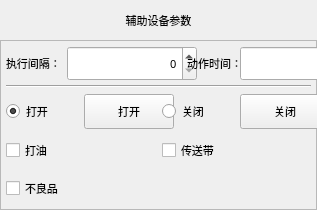
<?xml version="1.0" encoding="UTF-8"?>
<ui version="4.0">
 <class>FormActAssist</class>
 <widget class="QWidget" name="FormActAssist">
  <property name="geometry">
   <rect>
    <x>0</x>
    <y>0</y>
    <width>317</width>
    <height>210</height>
   </rect>
  </property>
  <property name="minimumSize">
   <size>
    <width>317</width>
    <height>170</height>
   </size>
  </property>
  <property name="maximumSize">
   <size>
    <width>317</width>
    <height>210</height>
   </size>
  </property>
  <property name="font">
   <font>
    <family>微软雅黑</family>
    <pointsize>8</pointsize>
    <weight>50</weight>
    <italic>false</italic>
    <bold>false</bold>
   </font>
  </property>
  <property name="windowTitle">
   <string notr="true">冶具组</string>
  </property>
  <property name="toolTip">
   <string notr="true"/>
  </property>
  <property name="statusTip">
   <string notr="true"/>
  </property>
  <property name="whatsThis">
   <string notr="true"/>
  </property>
  <property name="accessibleName">
   <string notr="true"/>
  </property>
  <property name="accessibleDescription">
   <string notr="true"/>
  </property>
  <property name="styleSheet">
   <string notr="true">font: 8pt &quot;微软雅黑&quot;;</string>
  </property>
  <property name="windowFilePath">
   <string notr="true"/>
  </property>
  <layout class="QVBoxLayout" name="verticalLayoutForm">
   <property name="spacing">
    <number>0</number>
   </property>
   <property name="margin">
    <number>0</number>
   </property>
   <item>
    <widget class="QLabel" name="labelParaTitle">
     <property name="sizePolicy">
      <sizepolicy hsizetype="Preferred" vsizetype="Fixed">
       <horstretch>0</horstretch>
       <verstretch>0</verstretch>
      </sizepolicy>
     </property>
     <property name="minimumSize">
      <size>
       <width>0</width>
       <height>40</height>
      </size>
     </property>
     <property name="maximumSize">
      <size>
       <width>16777215</width>
       <height>40</height>
      </size>
     </property>
     <property name="font">
      <font>
       <family>微软雅黑</family>
       <pointsize>8</pointsize>
       <weight>50</weight>
       <italic>false</italic>
       <bold>false</bold>
      </font>
     </property>
     <property name="layoutDirection">
      <enum>Qt::LeftToRight</enum>
     </property>
     <property name="styleSheet">
      <string notr="true">QLabel#labelParaTitle
{
	color: black;
	border-image: url(:/img/widget/Panel.png) 0 4 0 4;
	border-left: 4px transparent;
	border-right: 4px transparent;
}
</string>
     </property>
     <property name="text">
      <string>辅助设备参数</string>
     </property>
     <property name="alignment">
      <set>Qt::AlignCenter</set>
     </property>
     <property name="margin">
      <number>0</number>
     </property>
    </widget>
   </item>
   <item>
    <widget class="QFrame" name="frameActAssist">
     <property name="maximumSize">
      <size>
       <width>317</width>
       <height>170</height>
      </size>
     </property>
     <property name="font">
      <font>
       <family>微软雅黑</family>
       <pointsize>8</pointsize>
       <weight>50</weight>
       <italic>false</italic>
       <bold>false</bold>
      </font>
     </property>
     <property name="styleSheet">
      <string notr="true"/>
     </property>
     <property name="frameShape">
      <enum>QFrame::StyledPanel</enum>
     </property>
     <property name="frameShadow">
      <enum>QFrame::Plain</enum>
     </property>
     <layout class="QGridLayout" name="gridLayout">
      <property name="margin">
       <number>5</number>
      </property>
      <item row="0" column="0">
       <layout class="QHBoxLayout" name="horizontalLayout_3">
        <item>
         <layout class="QHBoxLayout" name="horizontalLayout_2">
          <item>
           <widget class="QLabel" name="labelInterval">
            <property name="sizePolicy">
             <sizepolicy hsizetype="Expanding" vsizetype="Preferred">
              <horstretch>0</horstretch>
              <verstretch>0</verstretch>
             </sizepolicy>
            </property>
            <property name="minimumSize">
             <size>
              <width>0</width>
              <height>35</height>
             </size>
            </property>
            <property name="maximumSize">
             <size>
              <width>16777215</width>
              <height>35</height>
             </size>
            </property>
            <property name="font">
             <font>
              <family>微软雅黑</family>
              <pointsize>8</pointsize>
              <weight>50</weight>
              <italic>false</italic>
              <bold>false</bold>
             </font>
            </property>
            <property name="text">
             <string>执行间隔：</string>
            </property>
           </widget>
          </item>
          <item>
           <widget class="xSpinBox" name="BoxInterval">
            <property name="enabled">
             <bool>true</bool>
            </property>
            <property name="sizePolicy">
             <sizepolicy hsizetype="Fixed" vsizetype="Fixed">
              <horstretch>0</horstretch>
              <verstretch>0</verstretch>
             </sizepolicy>
            </property>
            <property name="minimumSize">
             <size>
              <width>130</width>
              <height>35</height>
             </size>
            </property>
            <property name="maximumSize">
             <size>
              <width>130</width>
              <height>35</height>
             </size>
            </property>
            <property name="font">
             <font>
              <family>微软雅黑</family>
              <pointsize>8</pointsize>
              <weight>50</weight>
              <italic>false</italic>
              <bold>false</bold>
             </font>
            </property>
            <property name="focusPolicy">
             <enum>Qt::ClickFocus</enum>
            </property>
            <property name="acceptDrops">
             <bool>false</bool>
            </property>
            <property name="alignment">
             <set>Qt::AlignRight|Qt::AlignTrailing|Qt::AlignVCenter</set>
            </property>
            <property name="suffix">
             <string notr="true"/>
            </property>
            <property name="prefix">
             <string notr="true"/>
            </property>
            <property name="minimum">
             <number>0</number>
            </property>
            <property name="maximum">
             <number>999</number>
            </property>
            <property name="value">
             <number>0</number>
            </property>
            <property name="HasBtn" stdset="0">
             <bool>true</bool>
            </property>
           </widget>
          </item>
         </layout>
        </item>
        <item>
         <layout class="QHBoxLayout" name="horizontalLayout">
          <item>
           <widget class="QLabel" name="labelDelay">
            <property name="sizePolicy">
             <sizepolicy hsizetype="Expanding" vsizetype="Preferred">
              <horstretch>0</horstretch>
              <verstretch>0</verstretch>
             </sizepolicy>
            </property>
            <property name="minimumSize">
             <size>
              <width>80</width>
              <height>35</height>
             </size>
            </property>
            <property name="maximumSize">
             <size>
              <width>16777215</width>
              <height>35</height>
             </size>
            </property>
            <property name="font">
             <font>
              <family>微软雅黑</family>
              <pointsize>8</pointsize>
              <weight>50</weight>
              <italic>false</italic>
              <bold>false</bold>
             </font>
            </property>
            <property name="text">
             <string>动作时间：</string>
            </property>
            <property name="alignment">
             <set>Qt::AlignRight|Qt::AlignTrailing|Qt::AlignVCenter</set>
            </property>
           </widget>
          </item>
          <item>
           <widget class="xDoubleSpinBox" name="BoxDelay">
            <property name="enabled">
             <bool>true</bool>
            </property>
            <property name="sizePolicy">
             <sizepolicy hsizetype="Fixed" vsizetype="Fixed">
              <horstretch>0</horstretch>
              <verstretch>0</verstretch>
             </sizepolicy>
            </property>
            <property name="minimumSize">
             <size>
              <width>130</width>
              <height>35</height>
             </size>
            </property>
            <property name="maximumSize">
             <size>
              <width>130</width>
              <height>35</height>
             </size>
            </property>
            <property name="font">
             <font>
              <family>微软雅黑</family>
              <pointsize>8</pointsize>
              <weight>50</weight>
              <italic>false</italic>
              <bold>false</bold>
             </font>
            </property>
            <property name="focusPolicy">
             <enum>Qt::ClickFocus</enum>
            </property>
            <property name="acceptDrops">
             <bool>false</bool>
            </property>
            <property name="alignment">
             <set>Qt::AlignRight|Qt::AlignTrailing|Qt::AlignVCenter</set>
            </property>
            <property name="suffix">
             <string notr="true">s</string>
            </property>
            <property name="decimals">
             <number>2</number>
            </property>
            <property name="maximum">
             <double>600.000000000000000</double>
            </property>
            <property name="singleStep">
             <double>0.100000000000000</double>
            </property>
            <property name="HasBtn" stdset="0">
             <bool>true</bool>
            </property>
           </widget>
          </item>
         </layout>
        </item>
       </layout>
      </item>
      <item row="2" column="0">
       <layout class="QHBoxLayout" name="horizontalLayout_15">
        <item>
         <layout class="QHBoxLayout" name="horizontalLayout_4">
          <item>
           <widget class="xRadioButton" name="radioButton_on">
            <property name="sizePolicy">
             <sizepolicy hsizetype="Expanding" vsizetype="Fixed">
              <horstretch>0</horstretch>
              <verstretch>0</verstretch>
             </sizepolicy>
            </property>
            <property name="minimumSize">
             <size>
              <width>87</width>
              <height>35</height>
             </size>
            </property>
            <property name="maximumSize">
             <size>
              <width>16777215</width>
              <height>35</height>
             </size>
            </property>
            <property name="font">
             <font>
              <family>微软雅黑</family>
              <pointsize>8</pointsize>
              <weight>50</weight>
              <italic>false</italic>
              <bold>false</bold>
             </font>
            </property>
            <property name="focusPolicy">
             <enum>Qt::NoFocus</enum>
            </property>
            <property name="text">
             <string>打开</string>
            </property>
            <property name="iconSize">
             <size>
              <width>32</width>
              <height>32</height>
             </size>
            </property>
            <property name="checked">
             <bool>true</bool>
            </property>
           </widget>
          </item>
          <item>
           <widget class="xPushButton" name="BtnOn">
            <property name="minimumSize">
             <size>
              <width>90</width>
              <height>35</height>
             </size>
            </property>
            <property name="maximumSize">
             <size>
              <width>90</width>
              <height>35</height>
             </size>
            </property>
            <property name="font">
             <font>
              <family>微软雅黑</family>
              <pointsize>8</pointsize>
              <weight>50</weight>
              <italic>false</italic>
              <bold>false</bold>
             </font>
            </property>
            <property name="focusPolicy">
             <enum>Qt::NoFocus</enum>
            </property>
            <property name="layoutDirection">
             <enum>Qt::RightToLeft</enum>
            </property>
            <property name="text">
             <string extracomment="扩展输出开关">打开</string>
            </property>
           </widget>
          </item>
         </layout>
        </item>
        <item>
         <layout class="QHBoxLayout" name="horizontalLayout_5">
          <item>
           <widget class="xRadioButton" name="radioButton_off">
            <property name="sizePolicy">
             <sizepolicy hsizetype="Expanding" vsizetype="Fixed">
              <horstretch>0</horstretch>
              <verstretch>0</verstretch>
             </sizepolicy>
            </property>
            <property name="minimumSize">
             <size>
              <width>87</width>
              <height>35</height>
             </size>
            </property>
            <property name="maximumSize">
             <size>
              <width>16777215</width>
              <height>35</height>
             </size>
            </property>
            <property name="font">
             <font>
              <family>微软雅黑</family>
              <pointsize>8</pointsize>
              <weight>50</weight>
              <italic>false</italic>
              <bold>false</bold>
             </font>
            </property>
            <property name="focusPolicy">
             <enum>Qt::NoFocus</enum>
            </property>
            <property name="text">
             <string>关闭</string>
            </property>
            <property name="iconSize">
             <size>
              <width>32</width>
              <height>32</height>
             </size>
            </property>
           </widget>
          </item>
          <item>
           <widget class="xPushButton" name="BtnOff">
            <property name="minimumSize">
             <size>
              <width>90</width>
              <height>35</height>
             </size>
            </property>
            <property name="maximumSize">
             <size>
              <width>90</width>
              <height>35</height>
             </size>
            </property>
            <property name="font">
             <font>
              <family>微软雅黑</family>
              <pointsize>8</pointsize>
              <weight>50</weight>
              <italic>false</italic>
              <bold>false</bold>
             </font>
            </property>
            <property name="focusPolicy">
             <enum>Qt::NoFocus</enum>
            </property>
            <property name="layoutDirection">
             <enum>Qt::RightToLeft</enum>
            </property>
            <property name="text">
             <string extracomment="扩展输出开关">关闭</string>
            </property>
           </widget>
          </item>
         </layout>
        </item>
       </layout>
      </item>
      <item row="4" column="0">
       <layout class="QHBoxLayout" name="horizontalLayout_13">
        <item>
         <layout class="QHBoxLayout" name="horizontalLayout_8">
          <item>
           <widget class="xCheckBox" name="checkBoxReject">
            <property name="sizePolicy">
             <sizepolicy hsizetype="Expanding" vsizetype="Minimum">
              <horstretch>0</horstretch>
              <verstretch>0</verstretch>
             </sizepolicy>
            </property>
            <property name="minimumSize">
             <size>
              <width>0</width>
              <height>35</height>
             </size>
            </property>
            <property name="maximumSize">
             <size>
              <width>16777215</width>
              <height>35</height>
             </size>
            </property>
            <property name="font">
             <font>
              <family>微软雅黑</family>
              <pointsize>8</pointsize>
              <weight>50</weight>
              <italic>false</italic>
              <bold>false</bold>
             </font>
            </property>
            <property name="focusPolicy">
             <enum>Qt::NoFocus</enum>
            </property>
            <property name="text">
             <string>不良品</string>
            </property>
            <property name="iconSize">
             <size>
              <width>32</width>
              <height>32</height>
             </size>
            </property>
           </widget>
          </item>
         </layout>
        </item>
        <item>
         <widget class="QLabel" name="label">
          <property name="minimumSize">
           <size>
            <width>300</width>
            <height>35</height>
           </size>
          </property>
          <property name="maximumSize">
           <size>
            <width>16777215</width>
            <height>35</height>
           </size>
          </property>
          <property name="text">
           <string/>
          </property>
         </widget>
        </item>
        <item>
         <layout class="QHBoxLayout" name="horizontalLayout_9"/>
        </item>
       </layout>
      </item>
      <item row="5" column="0">
       <spacer name="verticalSpacer">
        <property name="orientation">
         <enum>Qt::Vertical</enum>
        </property>
        <property name="sizeHint" stdset="0">
         <size>
          <width>20</width>
          <height>40</height>
         </size>
        </property>
       </spacer>
      </item>
      <item row="1" column="0">
       <widget class="Line" name="line">
        <property name="orientation">
         <enum>Qt::Horizontal</enum>
        </property>
       </widget>
      </item>
      <item row="3" column="0">
       <layout class="QHBoxLayout" name="horizontalLayout_12">
        <item>
         <layout class="QHBoxLayout" name="horizontalLayout_6">
          <item>
           <widget class="xCheckBox" name="checkBoxOil">
            <property name="sizePolicy">
             <sizepolicy hsizetype="Expanding" vsizetype="Minimum">
              <horstretch>0</horstretch>
              <verstretch>0</verstretch>
             </sizepolicy>
            </property>
            <property name="minimumSize">
             <size>
              <width>0</width>
              <height>35</height>
             </size>
            </property>
            <property name="maximumSize">
             <size>
              <width>16777215</width>
              <height>35</height>
             </size>
            </property>
            <property name="font">
             <font>
              <family>微软雅黑</family>
              <pointsize>8</pointsize>
              <weight>50</weight>
              <italic>false</italic>
              <bold>false</bold>
             </font>
            </property>
            <property name="focusPolicy">
             <enum>Qt::NoFocus</enum>
            </property>
            <property name="text">
             <string>打油</string>
            </property>
            <property name="iconSize">
             <size>
              <width>32</width>
              <height>32</height>
             </size>
            </property>
           </widget>
          </item>
         </layout>
        </item>
        <item>
         <layout class="QHBoxLayout" name="horizontalLayout_7">
          <item>
           <widget class="xCheckBox" name="checkBoxConveyor">
            <property name="sizePolicy">
             <sizepolicy hsizetype="Expanding" vsizetype="Minimum">
              <horstretch>0</horstretch>
              <verstretch>0</verstretch>
             </sizepolicy>
            </property>
            <property name="minimumSize">
             <size>
              <width>0</width>
              <height>35</height>
             </size>
            </property>
            <property name="maximumSize">
             <size>
              <width>16777215</width>
              <height>35</height>
             </size>
            </property>
            <property name="font">
             <font>
              <family>微软雅黑</family>
              <pointsize>8</pointsize>
              <weight>50</weight>
              <italic>false</italic>
              <bold>false</bold>
             </font>
            </property>
            <property name="focusPolicy">
             <enum>Qt::NoFocus</enum>
            </property>
            <property name="text">
             <string>传送带</string>
            </property>
            <property name="iconSize">
             <size>
              <width>32</width>
              <height>32</height>
             </size>
            </property>
           </widget>
          </item>
         </layout>
        </item>
       </layout>
      </item>
     </layout>
    </widget>
   </item>
  </layout>
 </widget>
 <customwidgets>
  <customwidget>
   <class>xPushButton</class>
   <extends>QPushButton</extends>
   <header>xpushbutton.h</header>
  </customwidget>
  <customwidget>
   <class>xRadioButton</class>
   <extends>QRadioButton</extends>
   <header>xradiobutton.h</header>
  </customwidget>
  <customwidget>
   <class>xSpinBox</class>
   <extends>QSpinBox</extends>
   <header>xspinbox.h</header>
   <slots>
    <signal>clicked()</signal>
   </slots>
  </customwidget>
  <customwidget>
   <class>xDoubleSpinBox</class>
   <extends>QDoubleSpinBox</extends>
   <header>xdoublespinbox.h</header>
   <slots>
    <signal>clicked()</signal>
   </slots>
  </customwidget>
  <customwidget>
   <class>xCheckBox</class>
   <extends>QCheckBox</extends>
   <header>xcheckbox.h</header>
  </customwidget>
 </customwidgets>
 <resources/>
 <connections>
  <connection>
   <sender>BoxDelay</sender>
   <signal>clicked()</signal>
   <receiver>FormActAssist</receiver>
   <slot>inputDelay()</slot>
   <hints>
    <hint type="sourcelabel">
     <x>179</x>
     <y>89</y>
    </hint>
    <hint type="destinationlabel">
     <x>120</x>
     <y>172</y>
    </hint>
   </hints>
  </connection>
  <connection>
   <sender>BoxInterval</sender>
   <signal>clicked()</signal>
   <receiver>FormActAssist</receiver>
   <slot>inputInterval()</slot>
   <hints>
    <hint type="sourcelabel">
     <x>179</x>
     <y>127</y>
    </hint>
    <hint type="destinationlabel">
     <x>120</x>
     <y>172</y>
    </hint>
   </hints>
  </connection>
  <connection>
   <sender>BtnOn</sender>
   <signal>clicked()</signal>
   <receiver>FormActAssist</receiver>
   <slot>extOutOn()</slot>
   <hints>
    <hint type="sourcelabel">
     <x>178</x>
     <y>91</y>
    </hint>
    <hint type="destinationlabel">
     <x>120</x>
     <y>172</y>
    </hint>
   </hints>
  </connection>
  <connection>
   <sender>BtnOff</sender>
   <signal>clicked()</signal>
   <receiver>FormActAssist</receiver>
   <slot>extOutOff()</slot>
   <hints>
    <hint type="sourcelabel">
     <x>178</x>
     <y>125</y>
    </hint>
    <hint type="destinationlabel">
     <x>120</x>
     <y>172</y>
    </hint>
   </hints>
  </connection>
 </connections>
 <slots>
  <slot>inputDelay()</slot>
  <slot>inputInterval()</slot>
  <slot>selectPort()</slot>
  <slot>extOutOn()</slot>
  <slot>extOutOff()</slot>
  <slot>selectPortIn()</slot>
 </slots>
</ui>
